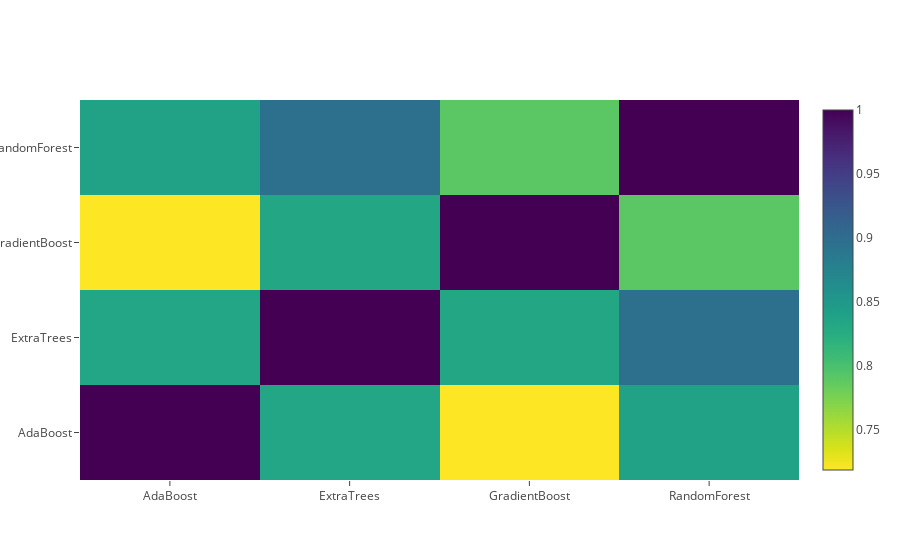

Notebook source saved alongside this figure:
### Code cell
data = [
    go.Heatmap(
        z= base_predictions_train.astype(float).corr().values ,
        x=base_predictions_train.columns.values,
        y= base_predictions_train.columns.values,
          colorscale='Viridis',
            showscale=True,
            reversescale = True
    )
]
py.iplot(data, filename='labelled-heatmap')

### Figure 1 — Plotly figure (JSON) as saved in the notebook; plotly's stock layout.template omitted (floating-point values rounded to 4 significant figures)
{"data": [{"colorscale": "Viridis", "reversescale": true, "showscale": true, "type": "heatmap", "uid": "6e2310ee-bc6e-11e8-8f51-107b44b17b58", "x": ["AdaBoost", "ExtraTrees", "GradientBoost", "RandomForest"], "y": ["AdaBoost", "ExtraTrees", "GradientBoost", "RandomForest"], "z": [[1, 0.8336, 0.7184, 0.838], [0.8336, 1, 0.8328, 0.8963], [0.7184, 0.8328, 1, 0.7903], [0.838, 0.8963, 0.7903, 1]]}], "layout": {}}
